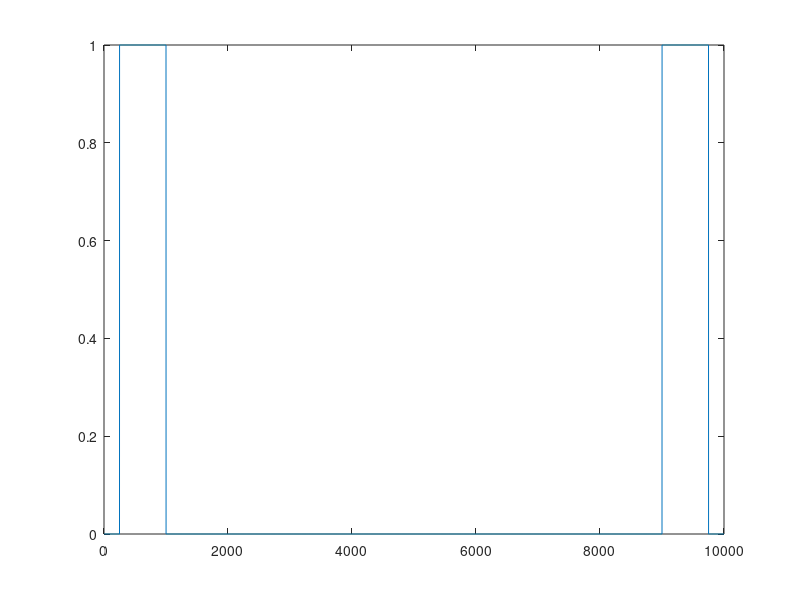
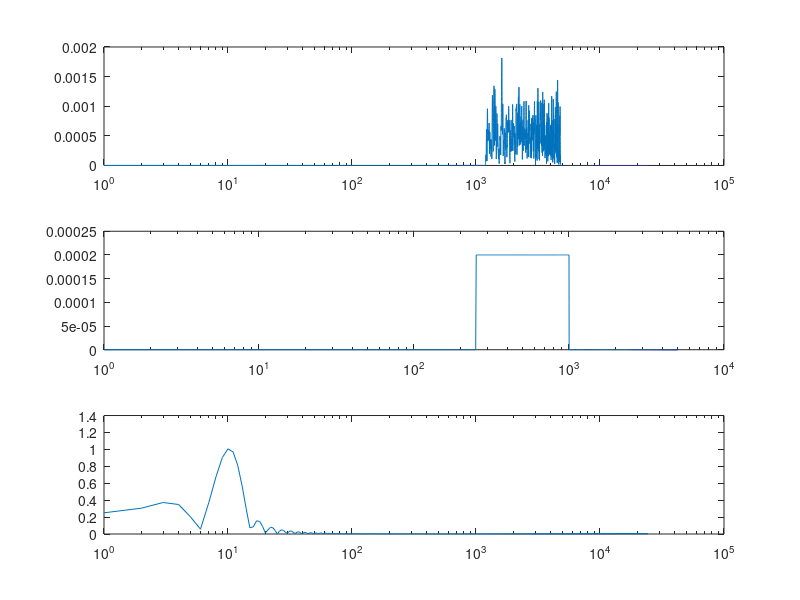

The MATLAB script that drew these images, in order:
clear

%Create noise signal
t = linspace(-2*pi,2*pi,10000);
rng default
x = sin(t) + 0.25*rand(size(t));

len = length(x);

fs = 48000;
fc1 = 1200;
fc2 = 4800;
N = 10000;

df = fs/N;

m1 = round(fc1/df); %bin nummer der passer bedst
m2 = round(fc2/df); %-||-

filter1 = [zeros(1,m1) ones(1,abs(m1-m2)) zeros(1,N/2-m1-abs(m1-m2))];
filter1 = [filter1 zeros(1,N/2-m1-abs(m1-m2)) ones(1,abs(m1-m2)) zeros(1,m1)];

filter_time = fftshift(real(ifft(filter1)));

figure(1);
plot(filter1);

x1 = filter(filter_time,1,x);

hann = hanning(N)';

x1 = x1.*hann;

X = fft(x1,fs);
F = fft(filter_time);
Y = fft(x,fs);

clc;
figure(2)
subplot(3,1,1)
semilogx(abs((2/N)*X(1:0.5*end)));
subplot(3,1,2)
semilogx(abs((2/N)*F(1:0.5*end)));
subplot(3,1,3)
semilogx(abs((2/N)*Y(1:0.5*end)));



